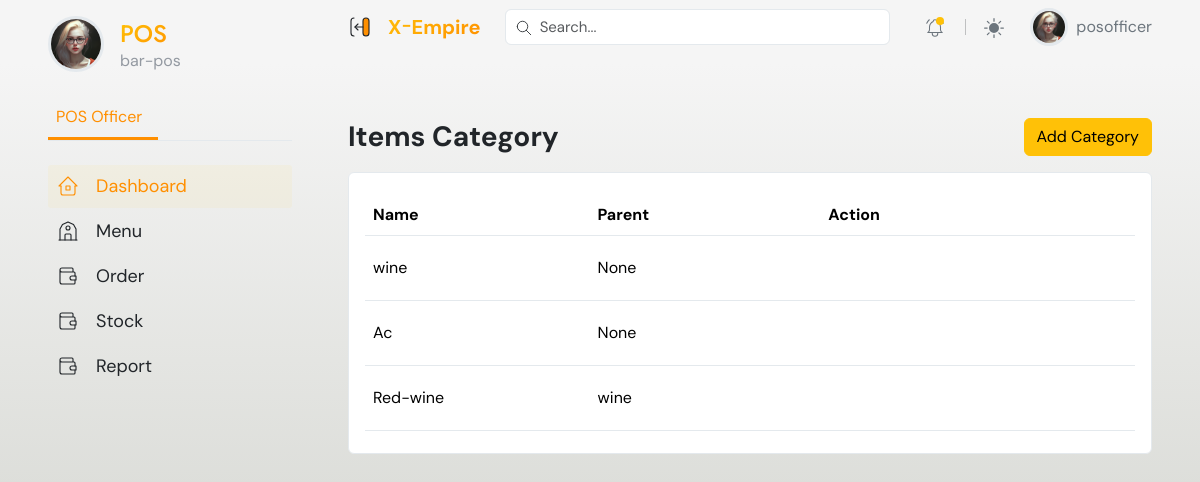
Screenshot of /inventory/categories/ (signed in) with the database file from the repository.
### accounts/models.py (models this page shows, shortened)
class User(AbstractUser):
    email = models.EmailField(unique=True)
    phone = models.CharField(max_length=100, null=True, blank=True)
    is_admin = models.BooleanField(default=False)
    is_supervisor = models.BooleanField(default=False)
    is_account_officer = models.BooleanField(default=False)
    is_frontdesk_officer = models.BooleanField(default=False)
    is_pos_officer = models.BooleanField(default=False)
    is_worker = models.BooleanField(default=False)
    active_status = models.BooleanField(default=False)
    t_and_c = models.BooleanField(default=False)

### hrm/models.py (models this page shows, shortened)
class Employee(models.Model):
    WorkerRoles = (
        ('front_desk', 'front_desk'),
        ('pos_staff', 'pos_staff'),
        ('hr_staff', 'hr_ataff'),
        ('manager', 'manager'),
        ('waiter', 'waiter'),
        ('supervisor', 'supervisor'),
        ('potter', 'potter'),
        ('accountant', 'accountant'),
        ('store_keeper', 'store_keeper'),
        ('security', 'security'),
    )
    user = models.OneToOneField(User, on_delete=models.CASCADE, related_name='employee_profile', null=True, blank=True)
    department_location = models.ForeignKey(DepartmentLocation, on_delete=models.CASCADE, related_name='employee_department',blank=True, null=True)
    role = models.CharField(max_length=50, choices=WorkerRoles, null=True, blank=True)
    emergency_contact_name = models.CharField(max_length=255, null=True, blank=True)
    emergency_contact_relationship = models.CharField(max_length=255, null=True, blank=True)
    emergency_contact_phone = models.CharField(max_length=20, null=True, blank=True, )
    skills = models.ManyToManyField('Skill', related_name='employees', blank=True)
    certifications = models.ManyToManyField('Certification', related_name='employees', blank=True)
    contract_type = models.CharField(max_length=50, choices=[('full_time', 'Full-Time'), ('part_time', 'Part-Time'), ('temporary', 'Temporary')], null=True, blank=True)
    contract_start_date = models.DateField(null=True, blank=True)
    contract_end_date = models.DateField(null=True, blank=True)
    contract_renewal_date = models.DateField(null=True, blank=True)

class DepartmentLocation(models.Model):
    department = models.ForeignKey(Department, on_delete=models.CASCADE, related_name='locations')
    name = models.CharField(max_length=100)
    description = models.TextField(blank=True, null=True)
    date_created = models.DateTimeField(auto_now_add=True)
    class Meta:
        unique_together = ('department', 'name')

### inventory/models.py (models this page shows, shortened)
class ItemCategory(models.Model):
    name = models.CharField(max_length = 250)
    slug = models.SlugField ()
    parent = models.ForeignKey('self',blank=True, null=True ,related_name='children', on_delete = models.CASCADE)
    class Meta:
       unique_together = ('slug', 'parent',)
       verbose_name_plural = 'inventory_categories'
       db_table = 'inventory_categories'
    def __str__(self):
        full_path = [self.name]
        parent_cat = self.parent
        while parent_cat is not None:
            full_path.append(parent_cat.name)
            parent_cat = parent_cat.parent
        return ' -> '.join(full_path[::-1])

### inventory/views.py (the view)
# urls.py: path('categories/', views.category_list, name='category_list'),
def category_list(request):
    categories = ItemCategory.objects.all()
    form =  InventoryCategoryForm()
    context =  {
        'categories': categories,
        'form':form
        }
    return render(request, 'pages/item_category.html',context)

### inventory/forms.py
class InventoryCategoryForm(forms.ModelForm):
    class Meta:
        model =  ItemCategory
        fields = ['name', 'parent',]
        widgets = {
            'name': forms.TextInput(attrs={'class': 'form-control', 'placeholder':'Category Name',}),
            'parent': forms.Select(attrs={'class': 'form-control', 'placeholder':'Category Parent If Any',}),
        }

### inventory/templates/pages/item_category.html (shortened to what this page needs)
{% extends 'dashboard_base.html' %}
{% load static %}
{% block content %}
    <main class="container-fluid px-0">
        {% if request.user.is_admin %}
            {% include '../partials/menubars/admin_sidebar.html' %}
        {% elif request.user.is_supervisor %}
            {% include '../partials/menubars/supervisor_sidebar.html' %}
        {% elif request.user.is_account_officer %}
            {% include '../partials/menubars/accounting_sidebar.html' %}
        {% elif request.user.is_pos_officer %}
            {% include '../partials/menubars/pos_sidebar.html' %}
        {% else %}
            {% include '../partials/menubars/frontdesk_sidebar.html' %}
        {% endif %}
        <div class="content">
            {% include '../partials/top_header.html' %}
            <div class="px-xl-5 px-lg-4 px-3 py-3  mt-5 page-body">
                <div class="row g-3">
                    <div class="col-sm-12">
                        <div class="d-flex align-items-center justify-content-between flex-wrap">
                            <h3 class="fw-bold mb-0">Items Category</h3>
                            <div class="col-auto d-flex w-sm-100">
                                <button type="button" class="btn btn-warning" data-bs-toggle="modal" data-bs-target="#add-category">Add Category</button>
                            </div>
                        </div>
                    </div>
                    <div class="col-sm-12">
                        <div class="card">
                            <div class="card-body">
                                <table class="table dataTable align-middle table-hover table-body" style="width: 100%;">
                                    <thead>
                                        <tr>
                                            <th>Name</th>
                                            <th>Parent</th>
                                            <th>Action</th>
                                        </tr>
                                    </thead>
                                    <tbody>
                                        {% if categories %}
                                            {% for category in categories %}
                                                <tr>
                                                    <td>{{ category.name}}</td>
                                                    <td>{{ category.parent }}</td>
                                                    <td>
                                                        <button type="button" class="btn" data-bs-toggle="modal" data-bs-target="#edit-amenity"><i class="fa fa-pencil-square fa-2x"></i></button>
                                                        <a href="#" data-url="{% url 'inventory:category_delete' 0 %}" onclick="deleteCategory(event, {{ category.id }})" class="btn"><i class="fa fa-trash text-danger fa-2x"></i></a>
                                                    </td>
                                                </tr>
                                            {% endfor %}
                                        {% else %}
                                            <div class="text-center">
                                                <h4> No category Added Yet! </h4>
                                            </div>
                                        {% endif %}
                                    </tbody>
                                </table>
                            </div>
                        </div>
                    </div>
                </div>
            </div>
        </div>
    </main>
{% endblock %}

### dashboard/templates/partials/menubars/pos_sidebar.html (shortened to what this page needs)
{% load static %}
<aside class="ps-xl-5 ps-lg-4 ps-3 pe-2 py-3 sidebar sticky-top" data-bs-theme="none">
  <nav class="navbar navbar-expand-xl py-0">
    <div
      class="offcanvas offcanvas-start"
      data-bs-scroll="true"
      tabindex="-1"
      id="offcanvas_Navbar"
    >
      <div class="offcanvas-body flex-column custom_scroll ps-4 ps-xl-0">
        <div class="d-flex align-items-start mb-4">
          <img
            class="avatar lg rounded-circle border border-3"
            src="../assets/images/profile_av.png"
            alt="avatar"
          />
          <div class="ms-3 mt-1">
            <h4 class="mb-0 text-gradient title-font">POS</h4>
            <span class="text-muted">  {{ request.user.employee_profile.department_location.name}} </span>
          </div>
        </div>
        <ul
          class="nav nav-tabs tab-dynamic px-0 mb-4"
          role="tablist"
          style="--dynamic-color: var(--accent-color)"
        >
          <li class="nav-item" role="presentation">
            <a
              class="ps-2 pe-3 nav-link active"
              data-bs-toggle="tab"
              href="#tab_hotels"
              role="tab"
              aria-selected="false"
              tabindex="-1"
            >POS Officer </a
              >
            </li>
          </ul>
          <div class="tab-content">
            <div
              class="tab-pane fade active show"
              id="tab_hotels"
              role="tabpanel"
            >
              <ul class="list-unstyled mb-4 menu-list">
                <li>
                  <a
                    class="active"
                    href="{% url 'dashboard:pos_user_dashboard' %}"
                    aria-label="Hotel Dashboard"
                  >
                    <span class="mx-3">Dashboard</span>
                  </a>
                </li>
                <li>
                  <a href="{% url 'pos:products' %}" aria-label="Hotel Front">
                    <span class="mx-3">Menu</span>
                  </a>
                </li>
                <li>
                  <a
                    href="{% url 'dashboard:pos_orders' %}"
                    aria-label="Transaction list"
                  >
                    <span class="mx-3">Order </span>
                  </a>
                </li>
                <li>
                  <a
                    href="{% url 'dashboard:received_stock' %}"
                    aria-label="Transaction list"
                  >
                    <span class="mx-3">Stock </span>
                  </a>
                </li>
                <li>
                  <a
                    href="#"
                    aria-label="Transaction list"
                  >
                    <span class="mx-3">Report</span>
                  </a>
                </li>
              </div>
            </div>
          </div>
        </div>
      </nav>
    </aside>

### dashboard/templates/partials/top_header.html (shortened to what this page needs)
{% load static %}
<header class="px-xl-5 px-lg-4 px-3 sticky-top" data-bs-theme="none">
    <div class="d-flex justify-content-between align-items-center py-2 w-100">
        <div class="d-flex align-items-center pe-4">
            <button class="btn d-xl-inline-flex d-none border-0 p-0 pe-2 sidebar-toggle-btn" type="button">
            </button>
            <a href="index.html" class="brand-icon text-decoration-none d-flex align-items-center" title="X-Empire Admin Template">
                <span class="fw-bold ps-2 fs-5 d-none d-xl-inline-flex text-gradient">X <small>-</small>Empire</span>
            </a>
        </div>
        <form class="dropdown main-search me-md-4 w-100 d-none d-md-inline-flex">
            <div class="w-100" data-bs-toggle="dropdown" data-bs-auto-close="outside">
                <input type="text" class="form-control" placeholder="Search..." aria-label="Search...">
            </div>
        </form>
        <ul class="header-menu flex-grow-1">
            <li class="nav-item dropdown px-md-1 d-none d-md-inline-flex">
                <a class="dropdown-toggle gray-6" href="#" role="button" data-bs-toggle="dropdown" aria-expanded="false" title="notification">
                    <span class="bullet-dot bg-primary animation-blink"></span>
                </a>
            </li>
            <li class="nav-item py-2 py-md-1 col-auto">
            </li>
            <li class="nav-item dropdown px-md-1">
                <a class="dropdown-toggle gray-6" href="#" id="bd-theme" data-bs-toggle="dropdown" aria-expanded="false">
                    <svg width="20" height="20" fill="currentColor" viewBox="0 0 24 24" class="theme-icon-active"><use href="#sun-fill"></use></svg>
                </a>
            </li>
            <li class="nav-item user ms-3">
                <a class="dropdown-toggle gray-6 d-flex text-decoration-none align-items-center lh-sm p-0" href="#" role="button" data-bs-toggle="dropdown" aria-expanded="false" title="User" data-bs-auto-close="outside">
                    {% if request.user.profile.image %}
                        <img class="avatar rounded-circle border border-3" src="{% static 'dashboard/assets/images/profile_av.png' %}" alt="profile image">
                    {% else %}
                        <img class="avatar rounded-circle border border-3" src="{% static 'dashboard/assets/images/profile_av.png' %}" alt="profile image">
                    {% endif %}
                    <span class="ms-2 fs-6 d-none d-sm-inline-flex">{{request.user.first_name}}</span>
                </a>
            </li>
        </ul>
    </div>
</header>

### rows the page displays
User: user.employee_profile.department_location.name "bar-pos", user.first_name "posofficer"
ItemCategory: name "wine", parent "None"
ItemCategory: name "Ac", parent "None"
ItemCategory: name "Red-wine", parent "wine"
